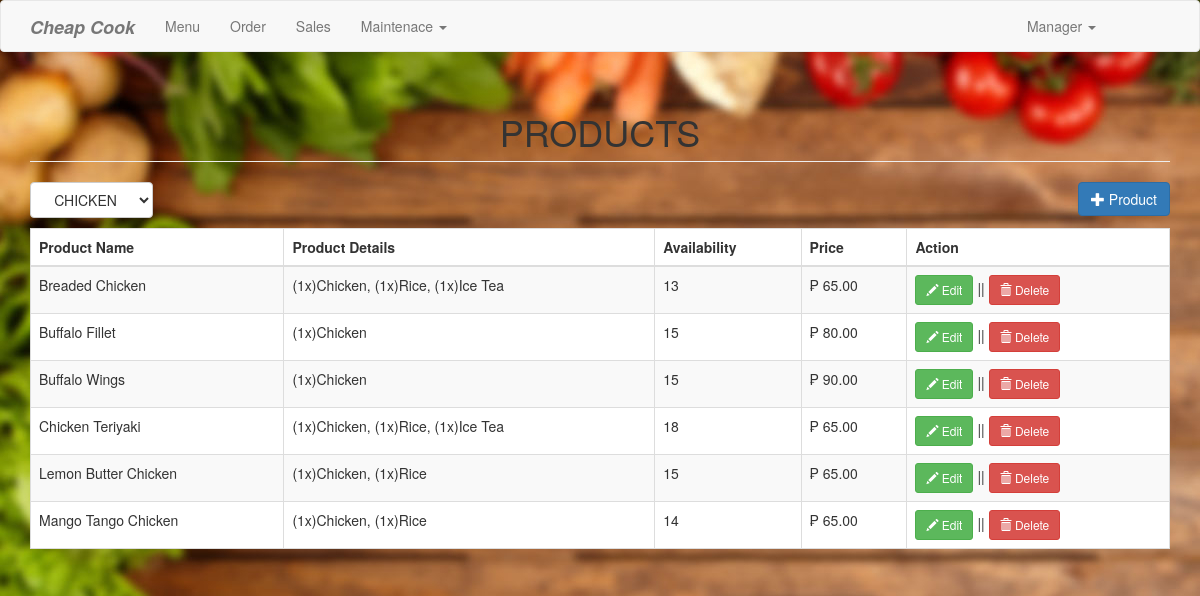
/product.php?category=1, run on an earlier commit of the app's database.
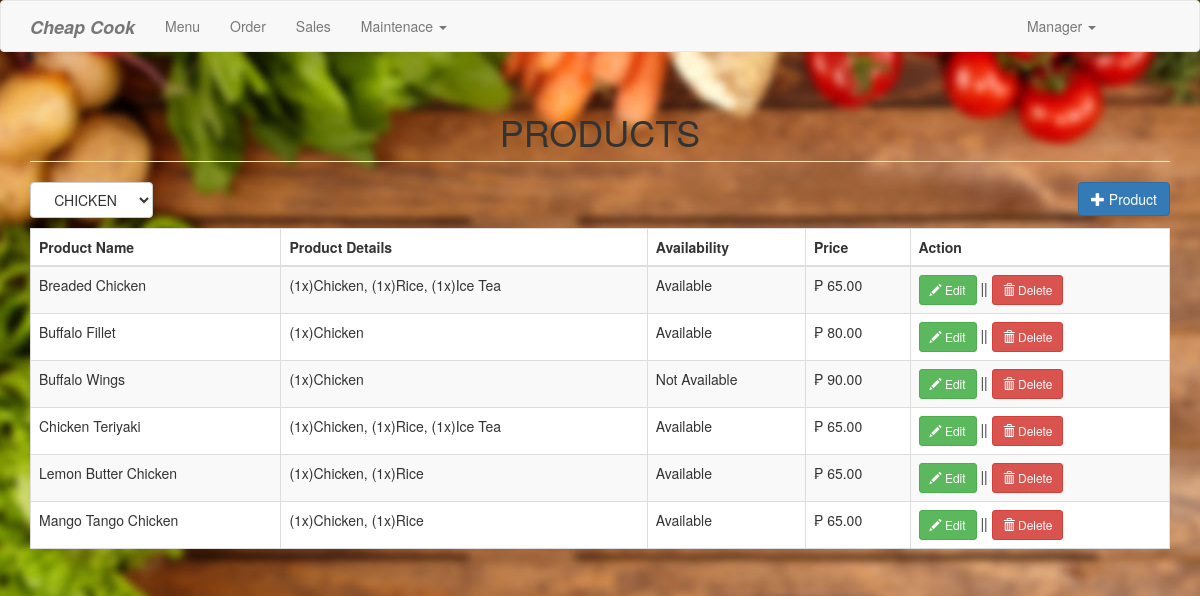
And on a later commit of the database.
### tables this page shows
CREATE TABLE  `product` (
  `productid` int(11) NOT NULL,
  `categoryid` int(1) NOT NULL,
  `productname` varchar(30) NOT NULL,
  `productdetails` varchar(100) NOT NULL,
  `prodavail` varchar(15) NOT NULL,
  `price` double NOT NULL,
  `photo` varchar(150) NOT NULL
);

### product.php (the view, shortened to what this page needs)
<?php include('header.php'); ?>
<body>
<?php include('navbar.php'); ?>
<div class="container">
	<h1 class="page-header text-center">PRODUCTS</h1>
	<div class="row">
		<div class="col-md-12">
			<select id="catList" class="btn btn-default">
			<?php
				$sql="select * from category";
				$catquery=$conn->query($sql);
				while($catrow=$catquery->fetch_array()){
					$catid = isset($_GET['category']) ? $_GET['category'] : 0;
					$selected = ($catid == $catrow['categoryid']) ? " selected" : "";
					echo "<option$selected value=".$catrow['categoryid'].">".$catrow['catname']."</option>";
				}
			?>
			</select>
			<a href="#addproduct" data-toggle="modal" class="pull-right btn btn-primary"><span class="glyphicon glyphicon-plus"></span> Product</a>
		</div>
	</div>
	<div style="margin-top:10px;">
		<table class="table table-striped table-bordered"  style="background-color: white">
			<thead>
				<th>Product Name</th>
				<th>Product Details</th>
				<th>Availability</th>
				<th>Price</th>
				<th>Action</th>
			</thead>
			<tbody>
				<?php
					$where = "";
					if(isset($_GET['category']))
					{
						$catid=$_GET['category'];
						$where = " WHERE product.categoryid = $catid";
					}
					$sql="select * from product left join category on category.categoryid=product.categoryid $where order by product.categoryid asc, productname asc";
					$query=$conn->query($sql);
					while($row=$query->fetch_array()){
						?>
						<tr>
							<td><?php echo $row['productname']; ?></td>
							<td><?php echo $row['productdetails']; ?></td>
							<td><?php echo $row['prodavail']; ?></td>
							<td>&#8369; <?php echo number_format($row['price'], 2); ?></td>
							<td>
								<a href="#editproduct<?php echo $row['productid']; ?>" data-toggle="modal" class="btn btn-success btn-sm"><span class="glyphicon glyphicon-pencil"></span> Edit</a> || <a href="#deleteproduct<?php echo $row['productid']; ?>" data-toggle="modal" class="btn btn-danger btn-sm"><span class="glyphicon glyphicon-trash"></span> Delete</a>
								<?php include('product_modal.php'); ?>
							</td>
						</tr>
						<?php
					}
				?>
</body>
</html>

What changed in the data, as far as the page shows it:
changed product "Breaded Chicken": prodavail "13" → "Available"
changed product "Buffalo Fillet": prodavail "15" → "Available"
changed product "Buffalo Wings": prodavail "15" → "Not Available"
changed product "Chicken Teriyaki": prodavail "18" → "Available"
changed product "Lemon Butter Chicken": prodavail "15" → "Available"
changed product "Mango Tango Chicken": prodavail "14" → "Available"
